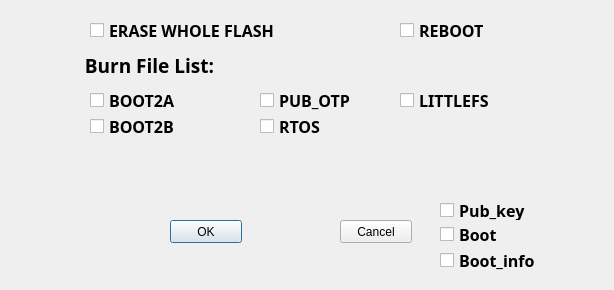
<?xml version="1.0" encoding="UTF-8"?>
<ui version="4.0">
 <class>Dialog</class>
 <widget class="QDialog" name="Dialog">
  <property name="windowModality">
   <enum>Qt::NonModal</enum>
  </property>
  <property name="geometry">
   <rect>
    <x>0</x>
    <y>0</y>
    <width>614</width>
    <height>290</height>
   </rect>
  </property>
  <property name="windowTitle">
   <string>Wifi_DownLoad</string>
  </property>
  <widget class="QPushButton" name="pushButton_ok">
   <property name="geometry">
    <rect>
     <x>170</x>
     <y>220</y>
     <width>72</width>
     <height>23</height>
    </rect>
   </property>
   <property name="text">
    <string>OK</string>
   </property>
  </widget>
  <widget class="QCheckBox" name="checkBox_Boot1">
   <property name="geometry">
    <rect>
     <x>440</x>
     <y>224</y>
     <width>59</width>
     <height>20</height>
    </rect>
   </property>
   <property name="font">
    <font>
     <family>SimSun-ExtB</family>
     <pointsize>12</pointsize>
     <weight>75</weight>
     <bold>true</bold>
    </font>
   </property>
   <property name="text">
    <string>Boot</string>
   </property>
  </widget>
  <widget class="QCheckBox" name="checkBox_Boot2B">
   <property name="geometry">
    <rect>
     <x>90</x>
     <y>116</y>
     <width>151</width>
     <height>20</height>
    </rect>
   </property>
   <property name="font">
    <font>
     <family>SimSun-ExtB</family>
     <pointsize>12</pointsize>
     <weight>75</weight>
     <bold>true</bold>
    </font>
   </property>
   <property name="text">
    <string>BOOT2B</string>
   </property>
  </widget>
  <widget class="QCheckBox" name="checkBox_Boot2A">
   <property name="geometry">
    <rect>
     <x>90</x>
     <y>90</y>
     <width>151</width>
     <height>20</height>
    </rect>
   </property>
   <property name="font">
    <font>
     <family>SimSun-ExtB</family>
     <pointsize>12</pointsize>
     <weight>75</weight>
     <bold>true</bold>
    </font>
   </property>
   <property name="text">
    <string>BOOT2A</string>
   </property>
  </widget>
  <widget class="QCheckBox" name="checkBox_Pub_key">
   <property name="geometry">
    <rect>
     <x>440</x>
     <y>200</y>
     <width>86</width>
     <height>20</height>
    </rect>
   </property>
   <property name="font">
    <font>
     <family>SimSun-ExtB</family>
     <pointsize>12</pointsize>
     <weight>75</weight>
     <bold>true</bold>
    </font>
   </property>
   <property name="text">
    <string>Pub_key</string>
   </property>
  </widget>
  <widget class="QCheckBox" name="checkBox_RTOS">
   <property name="geometry">
    <rect>
     <x>260</x>
     <y>116</y>
     <width>131</width>
     <height>20</height>
    </rect>
   </property>
   <property name="font">
    <font>
     <family>SimSun-ExtB</family>
     <pointsize>12</pointsize>
     <weight>75</weight>
     <bold>true</bold>
    </font>
   </property>
   <property name="text">
    <string>RTOS</string>
   </property>
  </widget>
  <widget class="QCheckBox" name="checkBox_Boot_Info">
   <property name="geometry">
    <rect>
     <x>440</x>
     <y>250</y>
     <width>104</width>
     <height>20</height>
    </rect>
   </property>
   <property name="font">
    <font>
     <family>SimSun-ExtB</family>
     <pointsize>12</pointsize>
     <weight>75</weight>
     <bold>true</bold>
    </font>
   </property>
   <property name="text">
    <string>Boot_info</string>
   </property>
  </widget>
  <widget class="QPushButton" name="pushButton_CANCEL">
   <property name="geometry">
    <rect>
     <x>340</x>
     <y>220</y>
     <width>72</width>
     <height>23</height>
    </rect>
   </property>
   <property name="text">
    <string>Cancel</string>
   </property>
  </widget>
  <widget class="QLabel" name="label">
   <property name="geometry">
    <rect>
     <x>80</x>
     <y>50</y>
     <width>241</width>
     <height>31</height>
    </rect>
   </property>
   <property name="font">
    <font>
     <family>SimSun-ExtB</family>
     <pointsize>14</pointsize>
     <weight>75</weight>
     <bold>true</bold>
    </font>
   </property>
   <property name="text">
    <string> Burn File List:</string>
   </property>
   <property name="textFormat">
    <enum>Qt::AutoText</enum>
   </property>
  </widget>
  <widget class="QCheckBox" name="checkBox_Erase_Whole_Flash">
   <property name="geometry">
    <rect>
     <x>90</x>
     <y>20</y>
     <width>251</width>
     <height>20</height>
    </rect>
   </property>
   <property name="font">
    <font>
     <family>SimSun-ExtB</family>
     <pointsize>12</pointsize>
     <weight>75</weight>
     <bold>true</bold>
    </font>
   </property>
   <property name="text">
    <string>ERASE WHOLE FLASH</string>
   </property>
  </widget>
  <widget class="QCheckBox" name="checkBox_Pub_Otp">
   <property name="geometry">
    <rect>
     <x>260</x>
     <y>90</y>
     <width>131</width>
     <height>20</height>
    </rect>
   </property>
   <property name="font">
    <font>
     <family>SimSun-ExtB</family>
     <pointsize>12</pointsize>
     <weight>75</weight>
     <bold>true</bold>
    </font>
   </property>
   <property name="text">
    <string>PUB_OTP</string>
   </property>
  </widget>
  <widget class="QCheckBox" name="checkBox_Reboot">
   <property name="geometry">
    <rect>
     <x>400</x>
     <y>20</y>
     <width>121</width>
     <height>20</height>
    </rect>
   </property>
   <property name="font">
    <font>
     <family>SimSun-ExtB</family>
     <pointsize>12</pointsize>
     <weight>75</weight>
     <bold>true</bold>
    </font>
   </property>
   <property name="text">
    <string>REBOOT</string>
   </property>
  </widget>
  <widget class="QCheckBox" name="checkBox_LITTLEFS">
   <property name="geometry">
    <rect>
     <x>400</x>
     <y>90</y>
     <width>131</width>
     <height>20</height>
    </rect>
   </property>
   <property name="font">
    <font>
     <family>SimSun-ExtB</family>
     <pointsize>12</pointsize>
     <weight>75</weight>
     <bold>true</bold>
    </font>
   </property>
   <property name="text">
    <string>LITTLEFS</string>
   </property>
  </widget>
 </widget>
 <resources/>
 <connections/>
</ui>
